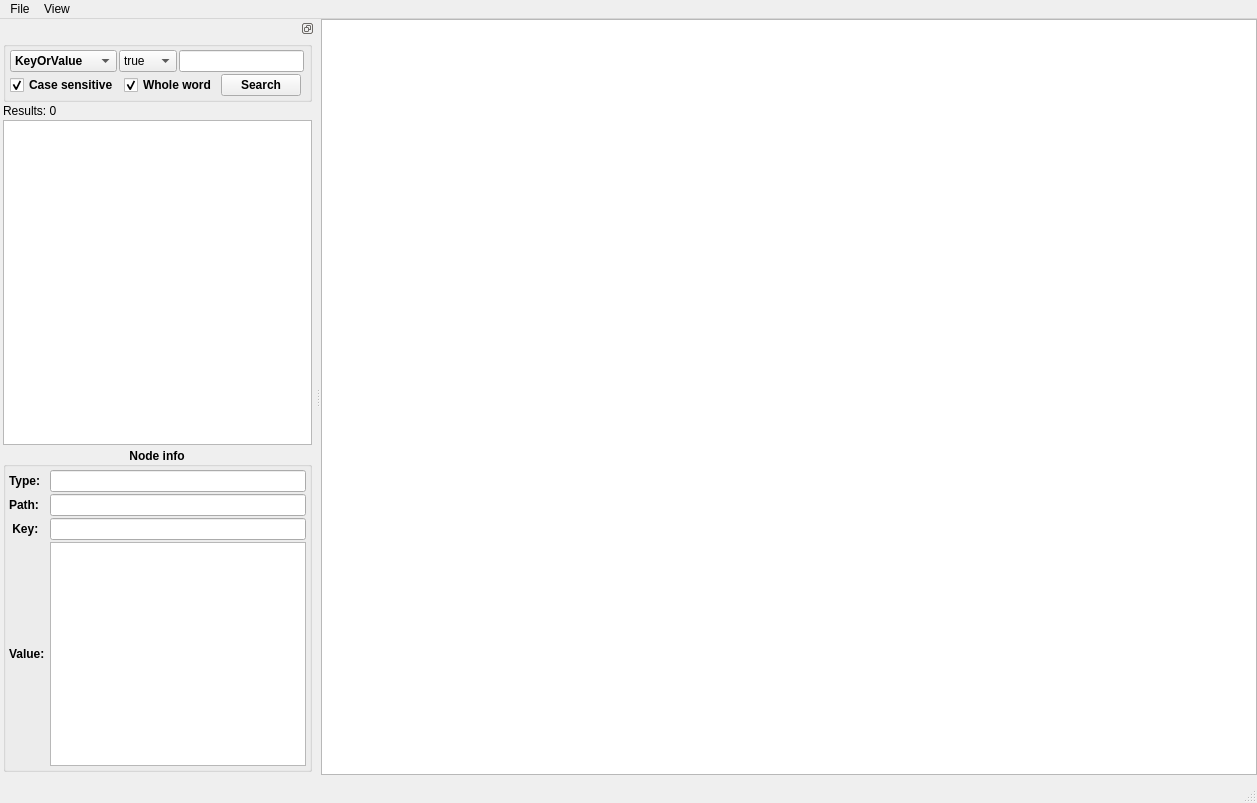
<?xml version="1.0" encoding="UTF-8"?>
<ui version="4.0">
 <class>MainWindow</class>
 <widget class="QMainWindow" name="MainWindow">
  <property name="geometry">
   <rect>
    <x>0</x>
    <y>0</y>
    <width>1257</width>
    <height>803</height>
   </rect>
  </property>
  <property name="windowTitle">
   <string>QJsonViewer</string>
  </property>
  <widget class="QWidget" name="centralwidget">
   <layout class="QGridLayout" name="gridLayout">
    <property name="leftMargin">
     <number>0</number>
    </property>
    <property name="topMargin">
     <number>0</number>
    </property>
    <property name="rightMargin">
     <number>0</number>
    </property>
    <property name="bottomMargin">
     <number>0</number>
    </property>
    <property name="spacing">
     <number>0</number>
    </property>
    <item row="0" column="0">
     <widget class="QTreeView" name="treeView">
      <property name="font">
       <font>
        <pointsize>9</pointsize>
       </font>
      </property>
      <property name="selectionBehavior">
       <enum>QAbstractItemView::SelectionBehavior::SelectRows</enum>
      </property>
      <property name="rootIsDecorated">
       <bool>true</bool>
      </property>
     </widget>
    </item>
   </layout>
  </widget>
  <widget class="QStatusBar" name="statusbar">
   <property name="font">
    <font>
     <family>STIX</family>
     <pointsize>12</pointsize>
    </font>
   </property>
  </widget>
  <widget class="QMenuBar" name="menubar">
   <property name="geometry">
    <rect>
     <x>0</x>
     <y>0</y>
     <width>1257</width>
     <height>19</height>
    </rect>
   </property>
   <widget class="QMenu" name="menuFile">
    <property name="title">
     <string>File</string>
    </property>
    <widget class="QMenu" name="menuRecent_files">
     <property name="title">
      <string>Recent files</string>
     </property>
    </widget>
    <addaction name="actionOpen_JSON"/>
    <addaction name="menuRecent_files"/>
   </widget>
   <widget class="QMenu" name="menuView">
    <property name="title">
     <string>View</string>
    </property>
    <addaction name="actionZoom_In"/>
    <addaction name="actionZoom_Out"/>
   </widget>
   <addaction name="menuFile"/>
   <addaction name="menuView"/>
  </widget>
  <widget class="QDockWidget" name="dockWidgetInfo">
   <property name="features">
    <set>QDockWidget::DockWidgetFeature::DockWidgetFloatable</set>
   </property>
   <attribute name="dockWidgetArea">
    <number>1</number>
   </attribute>
   <widget class="QWidget" name="dockWidgetContents">
    <layout class="QGridLayout" name="gridLayout_4">
     <property name="leftMargin">
      <number>3</number>
     </property>
     <property name="topMargin">
      <number>3</number>
     </property>
     <property name="rightMargin">
      <number>3</number>
     </property>
     <property name="bottomMargin">
      <number>3</number>
     </property>
     <property name="spacing">
      <number>2</number>
     </property>
     <item row="1" column="0">
      <widget class="QLabel" name="labelSearchResults">
       <property name="text">
        <string>Results: 0</string>
       </property>
      </widget>
     </item>
     <item row="2" column="0">
      <widget class="QListView" name="listViewSearch">
       <property name="font">
        <font>
         <family>Monospace</family>
        </font>
       </property>
       <property name="editTriggers">
        <set>QAbstractItemView::EditTrigger::NoEditTriggers</set>
       </property>
       <property name="resizeMode">
        <enum>QListView::ResizeMode::Adjust</enum>
       </property>
       <property name="spacing">
        <number>0</number>
       </property>
       <property name="viewMode">
        <enum>QListView::ViewMode::ListMode</enum>
       </property>
       <property name="uniformItemSizes">
        <bool>true</bool>
       </property>
      </widget>
     </item>
     <item row="0" column="0">
      <widget class="QGroupBox" name="groupBox_2">
       <property name="title">
        <string/>
       </property>
       <layout class="QGridLayout" name="gridLayout_3">
        <property name="leftMargin">
         <number>3</number>
        </property>
        <property name="topMargin">
         <number>3</number>
        </property>
        <property name="rightMargin">
         <number>3</number>
        </property>
        <property name="bottomMargin">
         <number>3</number>
        </property>
        <property name="spacing">
         <number>2</number>
        </property>
        <item row="1" column="0">
         <widget class="QCheckBox" name="checkBoxValueCS">
          <property name="sizePolicy">
           <sizepolicy hsizetype="Maximum" vsizetype="Fixed">
            <horstretch>0</horstretch>
            <verstretch>0</verstretch>
           </sizepolicy>
          </property>
          <property name="font">
           <font>
            <bold>true</bold>
           </font>
          </property>
          <property name="text">
           <string>Case sensitive</string>
          </property>
          <property name="checked">
           <bool>true</bool>
          </property>
         </widget>
        </item>
        <item row="0" column="0" colspan="3">
         <layout class="QHBoxLayout" name="horizontalLayout">
          <property name="spacing">
           <number>2</number>
          </property>
          <item>
           <widget class="QComboBox" name="comboBoxSearchMode">
            <property name="sizePolicy">
             <sizepolicy hsizetype="Preferred" vsizetype="Fixed">
              <horstretch>0</horstretch>
              <verstretch>0</verstretch>
             </sizepolicy>
            </property>
            <property name="font">
             <font>
              <bold>true</bold>
             </font>
            </property>
            <item>
             <property name="text">
              <string>KeyOrValue</string>
             </property>
            </item>
            <item>
             <property name="text">
              <string>Key</string>
             </property>
            </item>
            <item>
             <property name="text">
              <string>Value (Any)</string>
             </property>
            </item>
            <item>
             <property name="text">
              <string>Value (String)</string>
             </property>
            </item>
            <item>
             <property name="text">
              <string>Value (Num)</string>
             </property>
            </item>
            <item>
             <property name="text">
              <string>Value (Bool)</string>
             </property>
            </item>
            <item>
             <property name="text">
              <string>Value (Null)</string>
             </property>
            </item>
           </widget>
          </item>
          <item>
           <widget class="QComboBox" name="comboBoxBoolTF">
            <property name="sizePolicy">
             <sizepolicy hsizetype="MinimumExpanding" vsizetype="Fixed">
              <horstretch>0</horstretch>
              <verstretch>0</verstretch>
             </sizepolicy>
            </property>
            <item>
             <property name="text">
              <string>true</string>
             </property>
            </item>
            <item>
             <property name="text">
              <string>false</string>
             </property>
            </item>
           </widget>
          </item>
          <item>
           <widget class="QLineEdit" name="lineEditSearchText">
            <property name="sizePolicy">
             <sizepolicy hsizetype="MinimumExpanding" vsizetype="Fixed">
              <horstretch>0</horstretch>
              <verstretch>0</verstretch>
             </sizepolicy>
            </property>
            <property name="font">
             <font>
              <family>Monospace</family>
             </font>
            </property>
           </widget>
          </item>
         </layout>
        </item>
        <item row="1" column="1">
         <widget class="QCheckBox" name="checkBoxValueWW">
          <property name="sizePolicy">
           <sizepolicy hsizetype="Maximum" vsizetype="Fixed">
            <horstretch>0</horstretch>
            <verstretch>0</verstretch>
           </sizepolicy>
          </property>
          <property name="font">
           <font>
            <bold>true</bold>
           </font>
          </property>
          <property name="text">
           <string>Whole word</string>
          </property>
          <property name="checked">
           <bool>true</bool>
          </property>
         </widget>
        </item>
        <item row="1" column="2">
         <widget class="QPushButton" name="pushButtonSearch">
          <property name="sizePolicy">
           <sizepolicy hsizetype="Maximum" vsizetype="Fixed">
            <horstretch>0</horstretch>
            <verstretch>0</verstretch>
           </sizepolicy>
          </property>
          <property name="font">
           <font>
            <bold>true</bold>
           </font>
          </property>
          <property name="text">
           <string>Search</string>
          </property>
         </widget>
        </item>
       </layout>
      </widget>
     </item>
     <item row="3" column="0">
      <widget class="QGroupBox" name="groupBox">
       <property name="font">
        <font>
         <bold>true</bold>
        </font>
       </property>
       <property name="title">
        <string>Node info</string>
       </property>
       <property name="alignment">
        <set>Qt::AlignmentFlag::AlignCenter</set>
       </property>
       <layout class="QGridLayout" name="gridLayout_2">
        <property name="leftMargin">
         <number>3</number>
        </property>
        <property name="topMargin">
         <number>3</number>
        </property>
        <property name="rightMargin">
         <number>3</number>
        </property>
        <property name="bottomMargin">
         <number>3</number>
        </property>
        <property name="spacing">
         <number>2</number>
        </property>
        <item row="5" column="0">
         <widget class="QLabel" name="lbNodeValue">
          <property name="sizePolicy">
           <sizepolicy hsizetype="Minimum" vsizetype="Preferred">
            <horstretch>0</horstretch>
            <verstretch>0</verstretch>
           </sizepolicy>
          </property>
          <property name="text">
           <string>Value: </string>
          </property>
         </widget>
        </item>
        <item row="4" column="0">
         <widget class="QLabel" name="lbNodeKey">
          <property name="sizePolicy">
           <sizepolicy hsizetype="Minimum" vsizetype="Preferred">
            <horstretch>0</horstretch>
            <verstretch>0</verstretch>
           </sizepolicy>
          </property>
          <property name="text">
           <string> Key: </string>
          </property>
         </widget>
        </item>
        <item row="3" column="1" colspan="2">
         <widget class="QLineEdit" name="leNodePath">
          <property name="sizePolicy">
           <sizepolicy hsizetype="Minimum" vsizetype="Fixed">
            <horstretch>0</horstretch>
            <verstretch>0</verstretch>
           </sizepolicy>
          </property>
          <property name="font">
           <font>
            <family>Monospace</family>
            <bold>false</bold>
           </font>
          </property>
          <property name="readOnly">
           <bool>true</bool>
          </property>
         </widget>
        </item>
        <item row="3" column="0">
         <widget class="QLabel" name="lbNodePath">
          <property name="sizePolicy">
           <sizepolicy hsizetype="Minimum" vsizetype="Preferred">
            <horstretch>0</horstretch>
            <verstretch>0</verstretch>
           </sizepolicy>
          </property>
          <property name="text">
           <string>Path: </string>
          </property>
         </widget>
        </item>
        <item row="4" column="1" colspan="2">
         <widget class="QLineEdit" name="leNodeKey">
          <property name="sizePolicy">
           <sizepolicy hsizetype="Minimum" vsizetype="Fixed">
            <horstretch>0</horstretch>
            <verstretch>0</verstretch>
           </sizepolicy>
          </property>
          <property name="font">
           <font>
            <family>Monospace</family>
            <bold>false</bold>
           </font>
          </property>
          <property name="readOnly">
           <bool>true</bool>
          </property>
         </widget>
        </item>
        <item row="0" column="0">
         <widget class="QLabel" name="label">
          <property name="sizePolicy">
           <sizepolicy hsizetype="Minimum" vsizetype="Preferred">
            <horstretch>0</horstretch>
            <verstretch>0</verstretch>
           </sizepolicy>
          </property>
          <property name="text">
           <string>Type: </string>
          </property>
         </widget>
        </item>
        <item row="5" column="1" colspan="2">
         <widget class="QPlainTextEdit" name="leNodeValue">
          <property name="sizePolicy">
           <sizepolicy hsizetype="Minimum" vsizetype="Expanding">
            <horstretch>0</horstretch>
            <verstretch>0</verstretch>
           </sizepolicy>
          </property>
          <property name="font">
           <font>
            <family>Monospace</family>
            <bold>false</bold>
           </font>
          </property>
          <property name="readOnly">
           <bool>true</bool>
          </property>
         </widget>
        </item>
        <item row="0" column="1" colspan="2">
         <widget class="QLineEdit" name="lineEditNodeType">
          <property name="sizePolicy">
           <sizepolicy hsizetype="Preferred" vsizetype="Fixed">
            <horstretch>0</horstretch>
            <verstretch>0</verstretch>
           </sizepolicy>
          </property>
          <property name="font">
           <font>
            <family>Monospace</family>
            <bold>false</bold>
           </font>
          </property>
          <property name="readOnly">
           <bool>true</bool>
          </property>
         </widget>
        </item>
       </layout>
      </widget>
     </item>
    </layout>
   </widget>
  </widget>
  <action name="actionOpen_JSON">
   <property name="text">
    <string>Load Json File</string>
   </property>
  </action>
  <action name="actionZoom_In">
   <property name="text">
    <string>Zoom In</string>
   </property>
   <property name="shortcut">
    <string>Ctrl++</string>
   </property>
  </action>
  <action name="actionZoom_Out">
   <property name="text">
    <string>Zoom Out</string>
   </property>
   <property name="shortcut">
    <string>Ctrl+-</string>
   </property>
  </action>
 </widget>
 <resources/>
 <connections/>
</ui>
